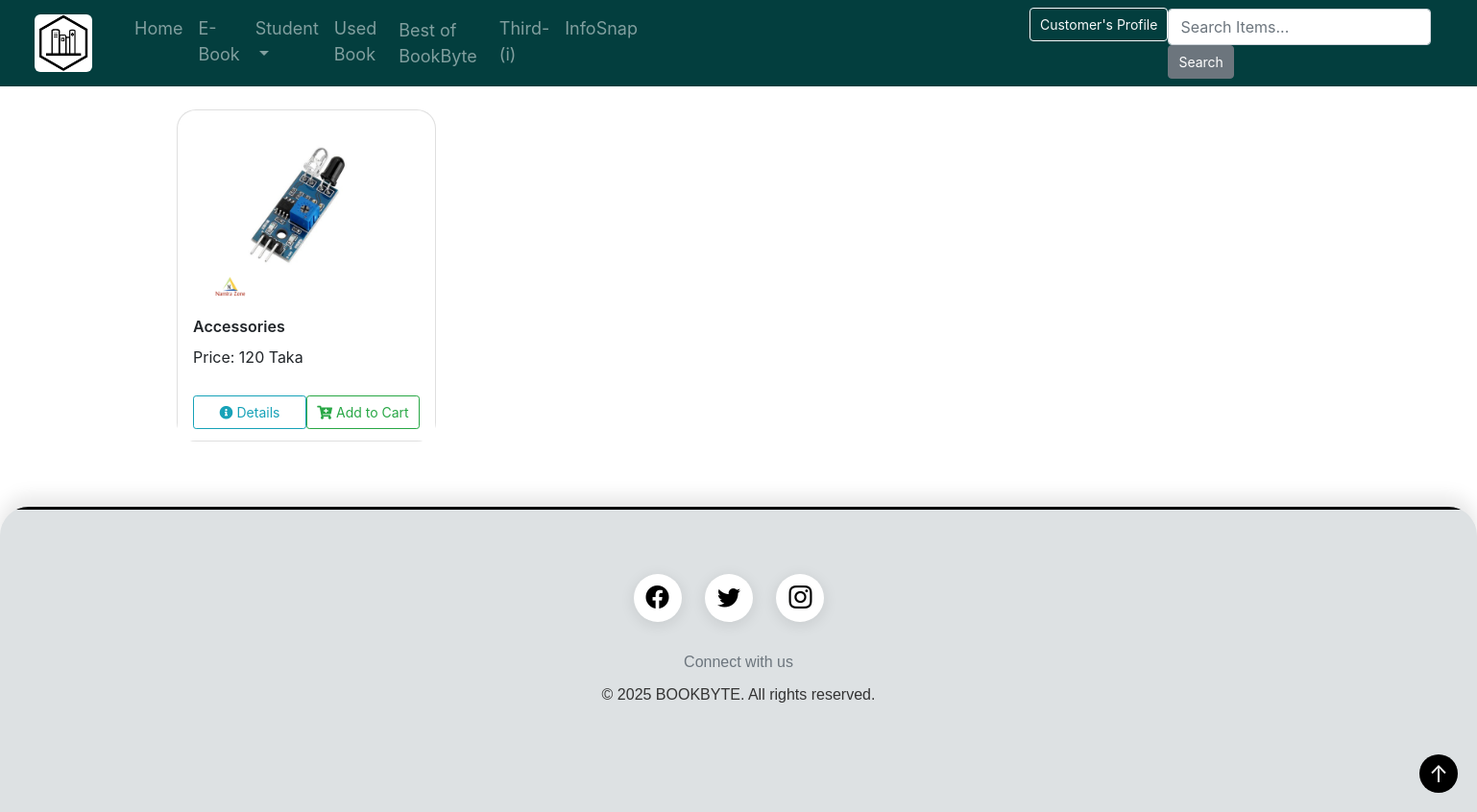
/accessories_user/ (signed in), run on the app's committed database.
### products/models.py (models this page shows, shortened)
class Accessories(models.Model):
    title = models.CharField(max_length=200, blank=True, null=True)
    description = models.TextField(blank=True, null=True)
    price = models.IntegerField(blank=True, null=True)
    quantity = models.IntegerField(blank=True, null=True)
    image = models.ImageField(upload_to='images/', blank=True, null=True, default='images/default.jpg')
    review_choice = models.ForeignKey('Review', on_delete= models.CASCADE, blank=True, null=True)
    donated_by = models.ForeignKey(User, on_delete=models.SET_NULL, null=True, blank=True)
    date_time = models.DateTimeField(auto_now_add=True, blank=True, null=True)
    sales_count = models.IntegerField(default=0)
    average_rating = models.FloatField(default=0.0)

### user/views.py (the view)
# urls.py: path('accessories_user/', u_views.accessories_user, name='accessories_user'),
@login_required
def accessories_user(request):
    accessories_ins = Accessories.objects.all().order_by('-date_time')
    context = {'accessories_ins': accessories_ins}
    return render(request, template_name='accessories_user.html', context=context)

### user/templates/accessories_user.html (shortened to what this page needs)
{% extends 'main_user.html' %}
{% load static %}
{% block content %}
<link rel="stylesheet" href="{% static 'css/home_user.css' %}">
<link href="https://cdnjs.cloudflare.com/ajax/libs/font-awesome/5.15.4/css/all.min.css" rel="stylesheet">
<div class="container py-4">
    <div class="row">
        {% for p in accessories_ins %}
        <div class="col-md-3 mb-4">
            <div class="card h-100 shadow-sm rounded-4">
                {% if p.image %}
                <img src="{{ p.image.url }}" class="card-img-top rounded-top" style="height: 200px; object-fit: contain;" alt="{{ p.title }}">
                {% endif %}
                <div class="card-body">
                    <h6 class="card-title fw-semibold">{{ p.title }}</h6>
                    <p class="card-text">Price: {{ p.price }} Taka</p>
                </div>
                <div class="card-footer bg-white border-top-0">
                    <div class="d-flex justify-content-between gap-2">
                        <a href="{% url 'accessories_details_user' p.id %}" class="btn btn-outline-info btn-sm rounded-pill w-100">
                            <i class="fas fa-info-circle me-1"></i> Details
                        </a>
                        {% if p.quantity != 0 %}
                        <a href="{% url 'add_to_cart_accessories' p.id %}" class="btn btn-outline-success btn-sm rounded-pill w-100">
                            <i class="fas fa-cart-plus me-1"></i> Add to Cart
                        </a>
                        {% endif %}
                    </div>
                </div>
            </div>
        </div>
        {% endfor %}
    </div>
</div>
{% endblock %}

### user/templates/navbar_user.html (shortened to what this page needs)
{% load static %}
<link rel="stylesheet" href="{% static 'css/user_navbar.css' %}">
<nav class="navbar navbar-expand-lg navbar-dark custom-navbar">
    <a class="navbar-brand" href="{% url 'home' %}">
        <img src="{% static 'images/images (1).png' %}" alt="">
    </a>
    <div class="collapse navbar-collapse" id="navbarSupportedContent" style="margin-left: 20px">
        <ul class="navbar-nav mr-auto">
            <li class="nav-item{% if request.path == '/home/' %} active{% endif %}">
                <a class="nav-link" href="{% url 'home' %}" style="font-size: large">Home</a>
            </li>
            <li class="nav-item{% if request.path == '/ebook_user/' %} active{% endif %}">
                <a class="nav-link" href="{% url 'ebook_user' %}" style="font-size: large">E-Book</a>
            </li>
            <li class="nav-item dropdown">
                <a class="nav-link dropdown-toggle{% if '/student/' in request.path %} active{% endif %}" href="#" style="font-size: large" id="navbarDropdown" role="button" data-toggle="dropdown" aria-haspopup="true" aria-expanded="false">
                    Student
                </a>
            </li>
            <li class="nav-item{% if request.path == '/usedBook_user/' %} active{% endif %}">
                <a class="nav-link" href="{% url 'usedBook_user' %}" style="font-size: large">Used Book</a>
            </li>
            <li class="nav-item{% if request.path == '/recommendation/' %} active{% endif %}">
                <a class="nav-link" href="{% url 'recommendation' %}" style="font-size: large;  transition: background-color 0.3s, transform 0.3s; border-radius: 5px; padding: 10px 15px; ">
                    Best of BookByte
                </a>
            </li>
            <li class="nav-item{% if request.path == '/chatbot/' %} active{% endif %}">
                <a class="nav-link" href="{% url 'chatbot' %}" style="font-size: large">Third-(i)</a>
            </li>
            <li class="nav-item{% if request.path == '/chatbot/' %} active{% endif %}">
                <a class="nav-link" href="{% url 'find_book' %}" style="font-size: large">InfoSnap</a>
            </li>
            <li class="nav-item dropdown" style="color: skyblue ; margin-left: 400px" >
                <a class="btn btn-outline-light{% if '/Profile/' in request.path %} active{% endif %}" href="#" id="navbarDropdown" role="button" data-toggle="dropdown" aria-haspopup="true" aria-expanded="false">
                    {{ user.username }}'s Profile
                </a>
            </li>
        </ul>
        <form class="form-inline my-2 my-lg-0" action="{% url 'search_user' %}" method="GET" style="margin-right: 30px">
            <input class="form-control mr-sm-2" type="search" name="q" placeholder="Search Items..." aria-label="Search">
            <button class="btn btn-secondary my-2 my-sm-0" type="submit">Search</button>
        </form>
    </div>
</nav>
<body>
</body>

### static/css/user_navbar.css (style rules this page uses)
.custom-navbar { background-color: #033E3E; border-top: none !important; transition: all 0.3s ease; }
.navbar-brand img { height: 60px; width: 60px; border-radius: 10%; margin-left: 20px; transition: all 0.3s ease; }
.navbar-nav .nav-link { transition: all 0.3s ease; }
.form-control { transition: all 0.3s ease; }
.btn-secondary { transition: all 0.3s ease; }

### static/css/home_user.css (style rules this page uses)
.card { border-radius: 20px; transition: all 0.3s ease-in-out; }
.card-img-top { border-top-left-radius: 20px; border-top-right-radius: 20px; }
.card-body { padding: 16px; }
.card-title { font-size: 16px; font-weight: 600; margin-bottom: 10px; }
.card-footer { padding: 12px 16px; background-color: #fff; }
.btn { font-size: 14px; padding: 6px 10px; transition: 0.3s ease; }

### static/css/user_footer.css (style rules this page uses)
.container { max-width: 1200px; margin: 0 auto; padding: 0 15px; }

### data on the page
Accessories: image (picture), title "Accessories", price "120", quantity "Add to Cart"

### other printed values
{{ user.username }} "Customer"
